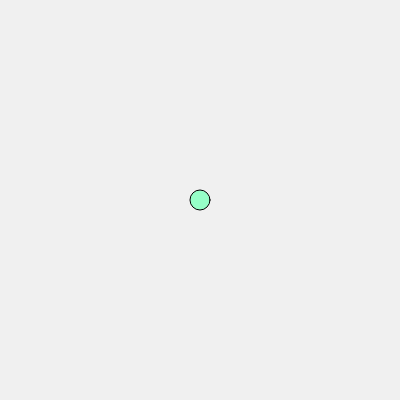
Frame 1 (no input)
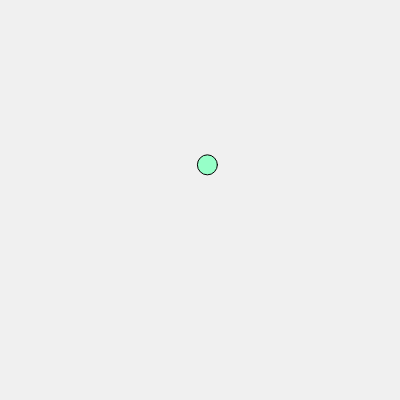
Frame 60 (no input)
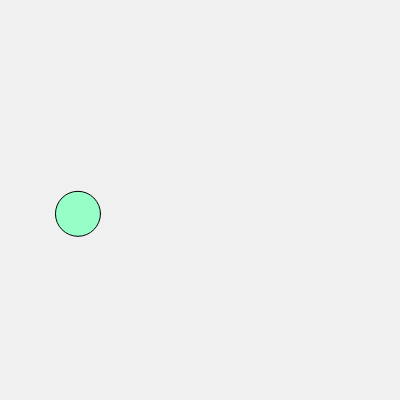
Frame 120 (the mouse pressed at the canvas centre since frame 60)

The p5.js sketch that drew these frames (run headless with seeded random() and noise() and a simulated clock; from frame 60 on, the mouse is pressed at the canvas centre):

// p5.js sketch
// ── sketch.js
var ballX = 200; //ball X coord
var ballY = 200; //ball Y coord
var ballSize = 50; //ball diameter 
var xvel;
var yvel;
var dir = 1;


function setup() {
    createCanvas(400, 400);
    xvel = random(-5,5);
    yvel = random(-5,5);
  
}
 
function draw() {
    background(240); //fills canvas with the color white

    //BALL
    fill(150,255,200); //fills ball with light green
    strokeWeight(1); //gives ball an outline of 1-pixel thick
    stroke(0,0,0); //gives ball a black outline
    ballSize = map(mouseX, 0, width, 20, 70);
    ellipse(ballX, ballY, ballSize, ballSize); //draws the ball
    
    ballMove();
    checkCollisions();
    
    
    if (mouseY > height/2) {
      yvel = random(-5,5);
      ballMove();
    }
}

function ballMove() {
    ballX += xvel*dir; //moves the ball's x coordinates based on the assigned random horizontal velocity
    ballY += yvel*dir; //moves the ball's y coordinates based on the assigned random vertical velocity
}

function checkCollisions() {
    if (ballX >= width - ballSize/2 || ballX <= ballSize/2) {
      dir = -dir;
      ballMove();
      yvel = random(-5,5);
    } else if (ballY >= height - ballSize/2 || ballY <= ballSize/2) {
      dir = -dir;
      ballMove();
      xvel = random(-5,5);
    } else {
      ballMove();
    }
}

function mousePressed() {
    ballX = width/2;
    ballY = height/2;
}



// if ball is moving fast, it can "bleed" because the walls take a second to register it has hit.
